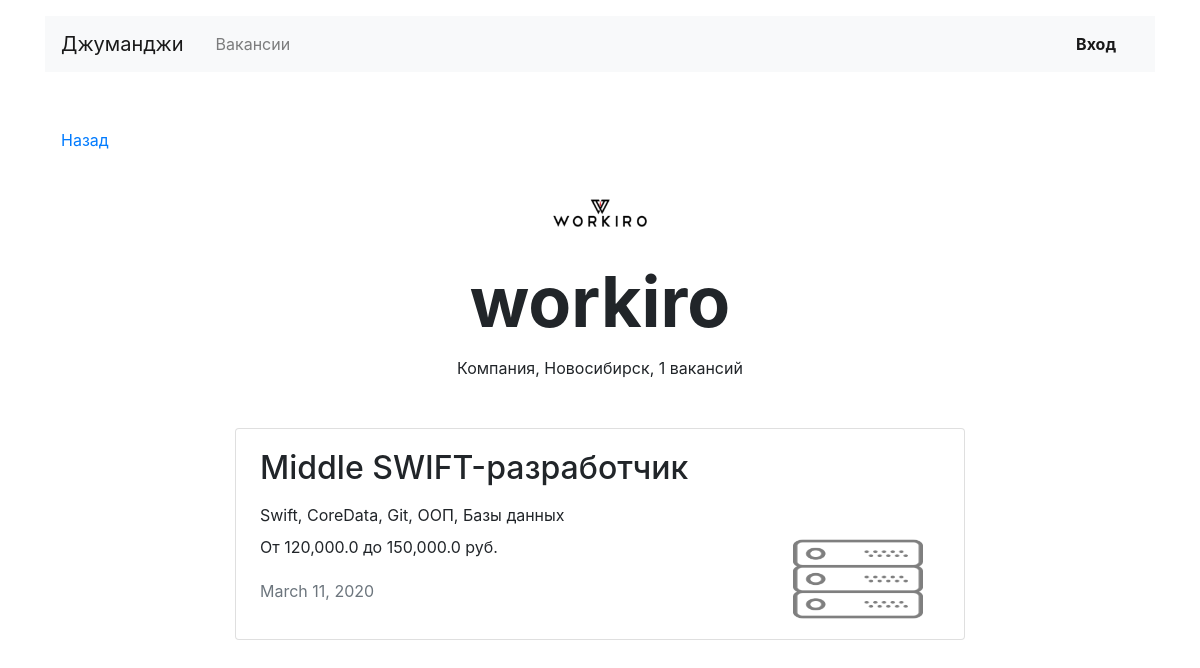
Screenshot of /companies/1 with the database file from the repository.
### JunJob/models.py (models this page shows)
class Company(models.Model):
    name = models.CharField(max_length=45)
    location = models.CharField(max_length=30)
    logo = models.ImageField(upload_to=settings.MEDIA_COMPANY_IMAGE_DIR, max_length=40000)
    description = models.TextField()
    employee_count = models.IntegerField()
    owner = models.OneToOneField(User, on_delete=models.CASCADE, related_name='company', null=True)

class Vacancy(models.Model):
    title = models.CharField(max_length=60)
    specialty = models.ForeignKey(Specialty, related_name='vacancies', on_delete=models.CASCADE)
    company = models.ForeignKey(Company, related_name='vacancies', on_delete=models.CASCADE)
    skills = models.TextField()
    description = models.TextField()
    salary_min = models.FloatField()
    salary_max = models.FloatField()
    published_at = models.DateField()

class Specialty(models.Model):
    code = models.CharField(max_length=10)
    title = models.CharField(max_length=40)
    picture = models.ImageField(upload_to=settings.MEDIA_SPECIALITY_IMAGE_DIR)

### JunJob/views.py (the view)
# urls.py: path('companies/<int:company_id>', views.company_card_view, name='companycard'),  # Вакансии компании
def company_card_view(request, company_id):
    company = models.Company.objects.get(id=company_id)
    company_vacancies_list = models.Vacancy.objects.filter(company=company)
    context = {
        'company': company,
        'company_vacancies_list': company_vacancies_list,
    }
    return render(request, 'about_company/CompanyCard.html', context=context)

### JunJob/templates/about_company/CompanyCard.html
{% extends 'base.html' %}
{% block container %}
  <main class="container mt-3">
    <div class="navbar mt-5">
      <p><a href="javascript:history.back()">Назад</a></p>
    </div>
    <section>
      <div class="text-center">
        <img src="{{ company.logo.url }}" width="130" height="80" alt="">
      </div>
      <h1 class="h1 text-center mx-auto mt-0 pt-1" style="font-size: 70px;"><strong>{{ company.name }}</strong></h1>
      <p class="text-center pt-1">Компания, {{ company.location }}, {{ company.vacancies.count }} вакансий</p>
      <div class="row mt-5">
        <div class="col-12 col-lg-8 offset-lg-2 m-auto">
          {% for vacancy in company_vacancies_list %}
          <div class="card mb-4">
            <div class="card-body px-4">
              <div class="row">
                <div class="col-12 col-md-8 col-lg-9">
                  <h2 class="h2 pb-2">{{ vacancy.title }}</h2>
                  <p class="mb-2">{{ vacancy.skills }}</p>
                  {% load humanize %}
                  <p>От {{ vacancy.salary_min|intcomma }} до {{ vacancy.salary_max|intcomma }} руб.</p>
                  <p class="text-muted pt-1">{{ vacancy.published_at }}</p>
                </div>
                <div class="col-12 col-md-4 col-lg-3 d-flex align-items-end">
                  <a href="{% url 'onevacancy' vacancy.id %}"><img src="{{ vacancy.specialty.picture.url }}" width="130" height="80" alt=""></a>
                </div>
              </div>
            </div>
          </div>
          {% endfor %}
        </div>
      </div>
    </section>
  </main>
{% endblock %}

### rows the page displays
Company: logo (picture), name "workiro", location "Новосибирск", vacancies.count "1"
Vacancy: title "Middle SWIFT-разработчик", skills "Swift, CoreData, Git, ООП, Базы данных", salary_min "120,000.0", salary_max "150,000.0", published_at "March 11, 2020", specialty.picture (picture)
